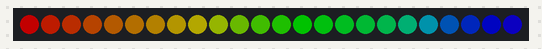
This sketch was run on a simulated ESP8266 (NodeMCU). Shown: 24 RGB LEDs in strip order, left to right. Dim RGB values are drawn brighter than linear; random numbers use the default seed unless the sketch sets one.

Above: at 30.1 s.
At 31.3 s:
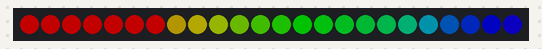
At 32.5 s:
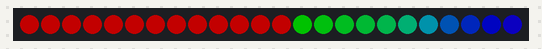
At 33.7 s:
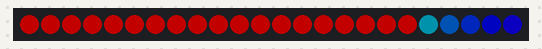
At 34.7 s:
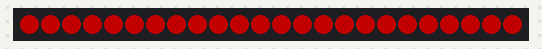
At 39.8 s:
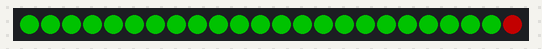

The sketch:

addtest.ino
```cpp
#include <ESP8266WiFi.h>
#include <FS.h>
#include <stdio.h>
#include <stdlib.h>
#include <limits.h>
#include <string>
extern "C" {
#include "user_interface.h"
}
#include <Ticker.h>
#include "WebInterface.h"

#define LED_PIN 3
#define NUM_LEDS 24//114
#define FRAMES_PER_SECOND 20

#define EFFECT_DURATION 30 //[sec]
#define WEB_CHECK_PERIOD 200 //[ms]

//#define method_NeoPixelBus
//#define method_Adafruit_NeoPixel
#define method_FastLED

uint8_t gHue = 0;

#ifdef method_NeoPixelBus
#include <NeoPixelBus.h>
#define FASTLED_ESP8266_RAW_PIN_ORDER
#define FASTLED_ALLOW_INTERRUPTS 0
#include <FastLED.h>

NeoPixelBus<NeoGrbFeature, Neo800KbpsMethod> strip(NUM_LEDS, LED_PIN);

void LED_Init()
{
  strip.Begin();
  strip.Show();
}

void LED_Clear(int i)
{
  RgbColor pixel;
  pixel = RgbColor(0, 0, 0);
  strip.SetPixelColor(i, pixel);
}

void LED_Set(int i, int r, int g, int b)
{
  RgbColor pixel;
  pixel = RgbColor(r, g, b);
  strip.SetPixelColor(i, pixel);
}

void LED_Push()
{
  strip.Show();
}
#endif

#ifdef method_Adafruit_NeoPixel
#include <Adafruit_NeoPixel.h>

Adafruit_NeoPixel strip = Adafruit_NeoPixel(NUM_LEDS, LED_PIN, NEO_GRB + NEO_KHZ800);

void LED_Init()
{
  strip.begin();
  strip.show();
}

void LED_Clear(int i)
{
  strip.setPixelColor(i, 0, 0, 0);
}

void LED_Set(int i, int r, int g, int b)
{
  strip.setPixelColor(i, r, g, b);
}

void LED_Push()
{
  strip.show();
}
#endif

#ifdef method_FastLED
#define FASTLED_ESP8266_RAW_PIN_ORDER
#define FASTLED_ALLOW_INTERRUPTS 0
#include <FastLED.h>

#define COLOR_ORDER GRB
#define CHIPSET     WS2812B

CRGB leds[NUM_LEDS];

void LED_Init()
{
  FastLED.addLeds<CHIPSET, LED_PIN, COLOR_ORDER>(leds, NUM_LEDS).setCorrection(TypicalLEDStrip);
}

void LED_Clear(int i)
{
  leds[i].r = 0;
  leds[i].g = 0;
  leds[i].b = 0;
}

void LED_Set(int i, int r, int g, int b)
{
  leds[i].r = r;
  leds[i].g = g;
  leds[i].b = b;
}

void LED_Push()
{
  FastLED.show();
}

// Lib Specific effects
//----------------------
void LED_Effect_Rainbow() // FastLED's built-in rainbow generator
{
  fill_rainbow(leds, NUM_LEDS, gHue, 7);
}
//---
void addGlitter( fract8 chanceOfGlitter)
{
  if (random8() < chanceOfGlitter)
  {
    leds[random16(NUM_LEDS)] += CRGB::White;
  }
}

void LED_Effect_RainbowWithGlitter() // built-in FastLED rainbow, plus some random sparkly glitter
{
  LED_Effect_Rainbow();
  addGlitter(80);
}
//---
void LED_Effect_Confetti() // random colored speckles that blink in and fade smoothly
{
  fadeToBlackBy(leds, NUM_LEDS, 10);
  int pos = random16(NUM_LEDS);
  leds[pos] += CHSV( gHue + random8(64), 200, 255);
}
//---
void LED_Effect_Sinelon() // a colored dot sweeping back and forth, with fading trails
{
  fadeToBlackBy( leds, NUM_LEDS, 20);
  int pos = beatsin16(13, 0, NUM_LEDS);
  leds[pos] += CHSV( gHue, 255, 192);
}
//---
void LED_Effect_BeatsPerMinute() // colored stripes pulsing at a defined Beats-Per-Minute (BPM)
{
  uint8_t BeatsPerMinute = FRAMES_PER_SECOND;
  CRGBPalette16 palette = PartyColors_p;
  uint8_t beat = beatsin8( BeatsPerMinute, 64, 255);
  for ( int i = 0; i < NUM_LEDS; i++)
  {
    leds[i] = ColorFromPalette(palette, gHue + (i * 2), beat - gHue + (i * 10));
  }
}
//---
void LED_Effect_Juggle() // eight colored dots, weaving in and out of sync with each other
{
  fadeToBlackBy(leds, NUM_LEDS, 20);
  byte dothue = 0;
  for (int i = 0; i < 8; i++)
  {
    leds[beatsin16(i + 7, 0, NUM_LEDS)] |= CHSV(dothue, 200, 255);
    dothue += 32;
  }
}
//---
void LED_Effect_Chase()
{
  static uint8_t i = 0;

  if (i >= 3)
    leds[i - 3] = CHSV( 224, 255, 0);
  if (i >= 2)
    leds[i - 2] = CHSV( 224, 255, 50);
  if (i >= 1)
    leds[i - 1] = CHSV( 224, 255, 150);
  leds[i + 0] = CHSV( 224, 255, 255);
  if (i + 1 < NUM_LEDS - 1)
    leds[i + 1] = CHSV( 224, 255, 150);
  if (i + 2 < NUM_LEDS - 1)
    leds[i + 2] = CHSV( 224, 255, 50);
  if (i + 3 < NUM_LEDS - 1)
    leds[i + 3] = CHSV( 224, 255, 0);
  i++;
  if (i == NUM_LEDS)
  {
    i = 0;
  }
}
#endif

// Generic effects
//------------------
void LED_Effect_WalkingLed()
{
  static uint8_t inx = 0;

  if (inx == 0)
    LED_Clear(NUM_LEDS - 1);
  else
    LED_Clear(inx - 1);

  LED_Set(inx, 0, 0, 255);

  inx++;
  if (inx >= NUM_LEDS)
    inx = 0;
}
//---
void LED_Effect_Punkah()
{
  static uint8_t state = 0;
  static uint8_t inx = 0;
  static uint8_t interval = 0;
  static uint8_t color = 0;
  const uint32_t colors[] = {0xFF0000, 0x00FF00, 0x0000FF, 0xFFFF00, 0x00FFFF, 0xFF00FF};

  switch(state)
  {
    case 0: // set next led color
      LED_Set(inx, (colors[color] >> 16) & 0xFF, (colors[color] >> 8) & 0xFF, colors[color] & 0xFF);
      interval = 0;
      state++;
      break;
    case 1: // delay between 2 leds. Total effect time is 1500ms
      interval++;
      if(interval >= ((1500 / NUM_LEDS) / (1000 / FRAMES_PER_SECOND) + 1))
      {
        state++;
      }
      break;
    case 2: // check for last led
      inx++;
      if (inx >= NUM_LEDS)
      {
        inx = 0;
        interval = 0;
        color++;
        if(color >= sizeof(colors))
          color = 0;
        state++;
      }
      else
        state = 0;
      break;
    case 3: // 500 ms wait at the end
      interval++;
      if(interval >= (500 / (1000 / FRAMES_PER_SECOND)))
      {
        state = 0;
      }
      break;
  }
}
//---
void LED_Effect_Dim()
{
  static uint8_t dim = 0;
  static bool dir = false;

  if(dir == false && dim == 255)
  {
    dir = true;
  }
  else if(dir != false && dim == 0)
  {
    dir = false;
  }

  if(dir == false)
    dim++;
  else
    dim--;

  fill_rainbow(leds, NUM_LEDS, gHue, 7);
  FastLED.setBrightness(dim);
}
//------------------

typedef void (*List[])();

List EffectList = {
  LED_Effect_Dim,
  LED_Effect_Punkah,
#ifdef method_FastLED
  LED_Effect_Rainbow,
  LED_Effect_RainbowWithGlitter,
  LED_Effect_Confetti,
  LED_Effect_Sinelon,
  LED_Effect_BeatsPerMinute,
  LED_Effect_Juggle,
  LED_Effect_Chase,
#endif
  LED_Effect_WalkingLed
};

uint8_t EffectN = 0; // Index number of which pattern is current

#define ARRAY_SIZE(A) (sizeof(A) / sizeof((A)[0]))

void NextEffect()
{
  EffectN = (EffectN + 1) % ARRAY_SIZE(EffectList);
}

void PerformEffect()
{
  gHue += 3;
  EffectList[EffectN]();
  LED_Push();
}

//------------------
bool refresh = false;
Ticker FPSTimer;
void DoFPS()
{
  refresh = true;
}
inline void SetupFPS()
{
  FPSTimer.attach_ms(1000 / FRAMES_PER_SECOND, DoFPS);
}
//------------------
Ticker NextEffectTimer;
inline void SetupNextEffect()
{
  NextEffectTimer.attach_ms(1000 * EFFECT_DURATION, NextEffect);
}
//------------------
bool web = false;
Ticker WebTimer;
void DoWeb()
{
  web = true;
}
inline void SetupWeb()
{
  WebTimer.attach_ms(WEB_CHECK_PERIOD, DoWeb);
}
//------------------

void setup()
{
  ESP.wdtDisable();
  ESP.wdtEnable(WDTO_4S);
  setupWiFi();
  setupWebServer();
  LED_Init();
  SetupFPS();
  SetupWeb();
  SetupNextEffect();
}

void loop()
{
  ESP.wdtFeed();

  if (web)
  {
    web = false;
    server.handleClient();
  }

  if (refresh)
  {
    refresh = false;
    PerformEffect();
  }
}
```

WebInterface.h
```cpp
#ifndef _WEBINTERFACE_H_
#define _WEBINTERFACE_H_

#include <ESP8266WiFi.h>
#include <WiFiClient.h>
#include <ESP8266WebServer.h>

extern ESP8266WebServer server;

void setupWiFi(void);
void setupWebServer(void);

#endif //_WEBINTERFACE_H_
```

WebInterface.ino
```cpp
#include "WebInterface.h"

const char* ssid = "AddrLed";

ESP8266WebServer server(80);

#include <FS.h>
#include <ESP8266HTTPUpdateServer.h>
ESP8266HTTPUpdateServer httpUpdater;

void setupWiFi(void)
{
  WiFi.mode(WIFI_AP);
  WiFi.softAP(ssid);
}

void setupWebServer(void)
{
  httpUpdater.setup(&server);
  server.begin();
}
```
